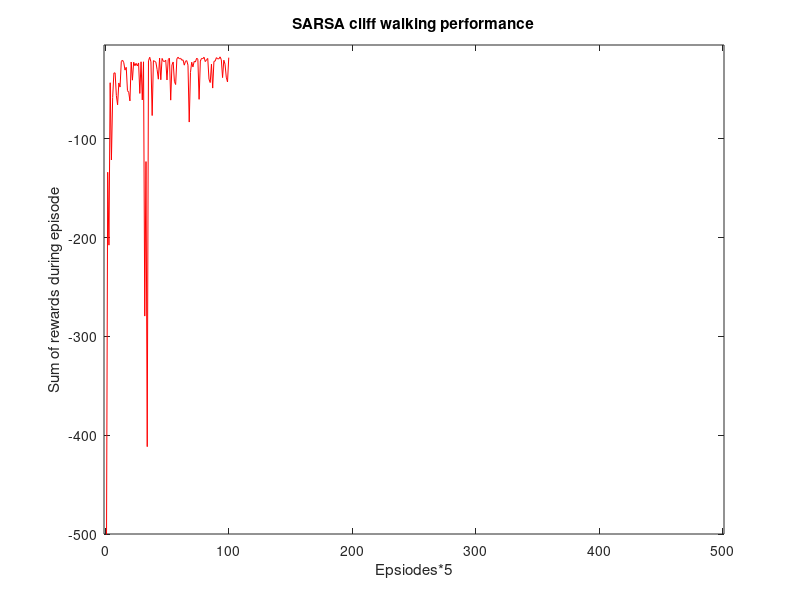

Reproduce this figure in MATLAB.
%-------------------------------------------------------------------------
% script file: sarsa_cliff_walking.m
% rbd
% ray.duran@und.edu
% EE547
% Last update: 8/2/20
%
% Example 6.6 Cliff Walking SARSA
% Sutton, "Reinforcement Learning,An Introduction, 2nd ed" pg 132
%
%---------------------
% Algo SARSA:
% Parameters: step size: alpha(0,1], small epsilon > 0
% Initialize Q(s,a), for all s,a, except Q(terminal,.) = 0
%
%  Loop for each epsiode
%   Initialize S
%   Choose A from S using policy derived from Q( epsilon greedy)
%   Loop for each step of episode:
%       Take action A, observe R, S'
%       Choose A' from S' using policy dervied from Q( epsilon greedy)
%       Q(S,A) <- Q(S,A) + alpha*[ R + gamma*Q(S',A') - Q(S,A)]
%       S<- S'; A<- A';
%   Until S is terminal
% NOte: Assume for this gridworld that you cannot take action to take
% you off ":edge".
%-------------------------------------------------------------------------
clear all;
x = 12; 
y = 7;
a = 4;                          % Number of actions:{ up,down,left, right}
epsilon = .1;                   % for greedy policy
alpha = .5;                     % step size
gamma = .9;                     % discount rate
q = zeros(y,x,a);               % action-state space(y,x,a)
q(4,12,:) = 0;                  % terminal value zero; Note coordinate from upperleft
avg_time_incr_intervals = 100;  % helps average sum of rewards over 5 episodes
episodes = avg_time_incr_intervals*5; 

%debug
time_steps = 0;
sum_of_rewards_debug = zeros(1,episodes);

for n = 1: episodes
    i_current = 4; % state init row 
    j_current = 1; % state init col
    
    cliffwalking   = 1;
    sum_of_rewards = 0;
    
    % choose with epsilon greedy policy
    random = rand(1); 
    if( 1-epsilon > random)
        [max_value,a_current] = max(q(i_current,j_current,:));
    else
        a_current = randi(4,1);
    end
    
    while cliffwalking
        
        switch a_current
            case 1 % up
                i_update = i_current-1; % reference (1,1)
                j_update = j_current;
            case 2 % down
                i_update = i_current+1;
                j_update = j_current;
            case 3 % right
                i_update = i_current;
                j_update = j_current+1;
            case 4 % left
                i_update = i_current;
                j_update = j_current-1;            
            otherwise
                i_update = 4;
                j_update = 1;
        end
        
  
        % cliff!!
        if (i_update == 4) && (j_update > 1) && (j_update < 12)
            i_update = 4; 
            j_update = 1;
            r = -100;
        
        % other limits
        elseif i_update < 1
            i_update = 1;
            r = -1;
               
        elseif i_update > 4
            i_update = 4;
            r = -1;
                
        elseif j_update > 12;
            j_update = 12;
            r = -1;
       
        elseif j_update < 1
            j_update = 1;
            r = -1;
        else
            r = -1;
        end
       
     
     % choose with epsilon greedy policy
     random = rand(1); 
     if( 1-epsilon > random)
        [max_value,a_update] = max(q(i_update,j_update,:));
     else
        a_update = randi(4,1);
     end
     
     q(i_current,j_current,a_current) =  q(i_current,j_current,a_current) +...
         alpha*(r + gamma*q(i_update,j_update,a_update)  -...
         q(i_current,j_current,a_current) );
     
     i_current = i_update;
     j_current = j_update;
     a_current = a_update;
     
     % debug
     sum_of_rewards = sum_of_rewards + r;
     
     % terminate epsiode
     if i_update==4 && j_update ==12
         cliffwalking = 0;
         % debug
         sum_of_rewards_debug(1,n) = sum_of_rewards;
     end                
        
    end % while
        
end

avg_time_incr = [1: 1: avg_time_incr_intervals];

% avg over 5 columns
temp = reshape( sum_of_rewards_debug,5,avg_time_incr_intervals); % 5 rows
temp_sum = sum(temp);
temp_avg = temp_sum/5;


% Plot
figure(1)
plot(avg_time_incr,temp_avg, '-r')
xlabel('Epsiodes*5');
ylabel('Sum of rewards during episode');
title('SARSA cliff walking performance');
axis([-1 501 -500 -5])



debug = 1;

    
    
    
